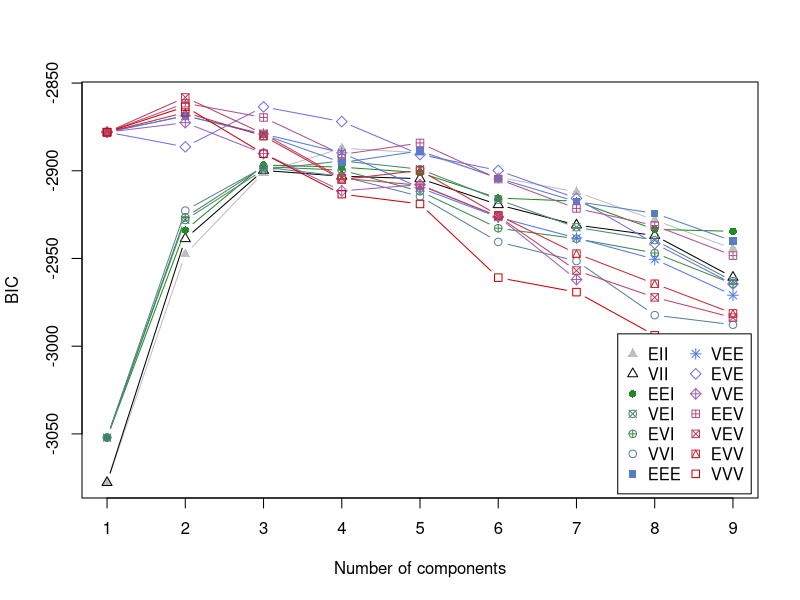
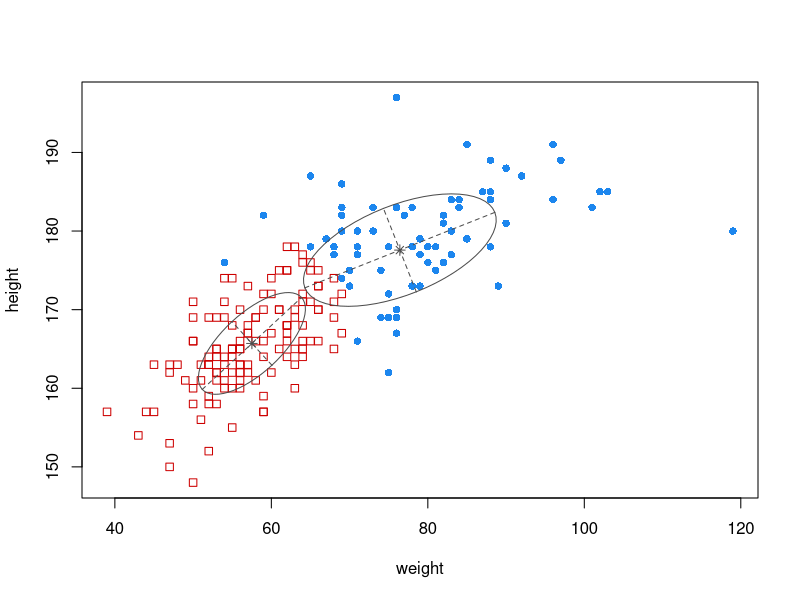
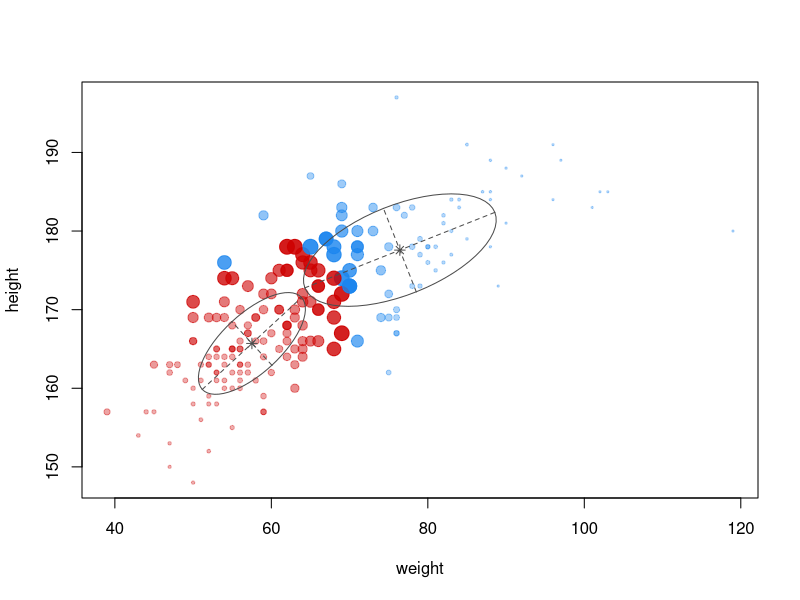
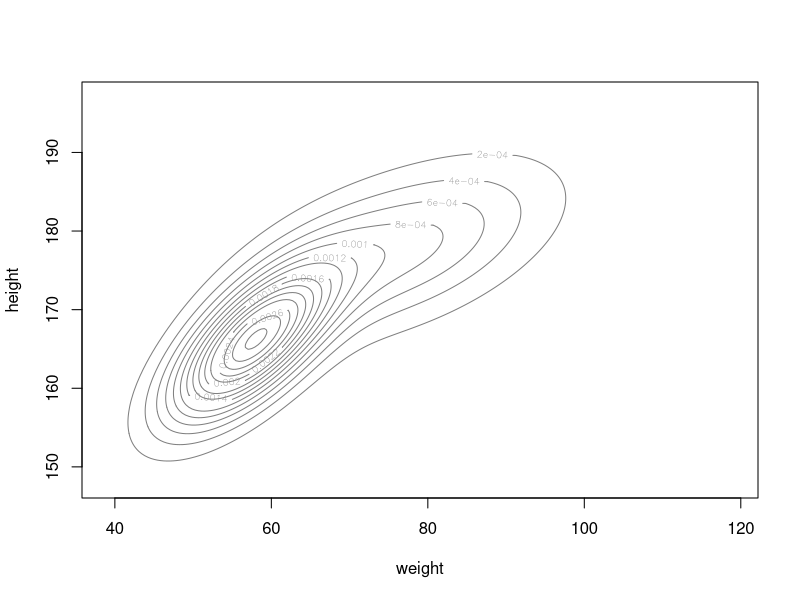
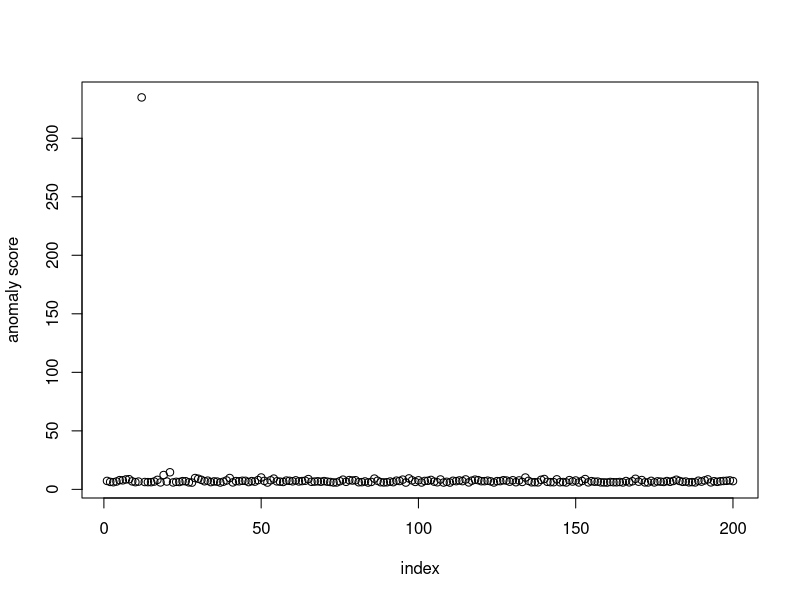

Generate these figures, in order, with R:
library(mclust)
library(car)

# 混合正規分布モデルによるクラスタリング
X <- Davis[-12, c("weight", "height")] # データ行列。第12番目の標本は除去
result <- Mclust(X) # クラスタリングの実行。これだけ
print(summary(result, parameters = TRUE)) # 計算結果を画面に出す
plot(result)

# `plot(result)`の箇所を実行すると、
# 以下のように`Selection:`とプロンプトが出てプロットの種類を聞かれるので1〜4で選択する。
# p.92 図3.8は、`2: classification`を出力したもののようだ。
#
# > plot(result)
# Model-based clustering plots:
#
# 1: BIC
# 2: classification
# 3: uncertainty
# 4: density
#
# Selection: 1
# Model-based clustering plots:
# :

# 異常度を計算してプロットする
pi <- result$parameters$pro # 混合比を取り出す
X <- Davis[, c("weight", "height")] # 12番目も含めた全データ行列
XX <-
  cdens(modelName = result$modelName,
        X,
        parameters = result$parameters)
a <- -log(as.matrix(XX) %*% as.matrix(pi)) # 異常度を一気に計算
plot(a, xlab = "index", ylab = "anomaly score")
